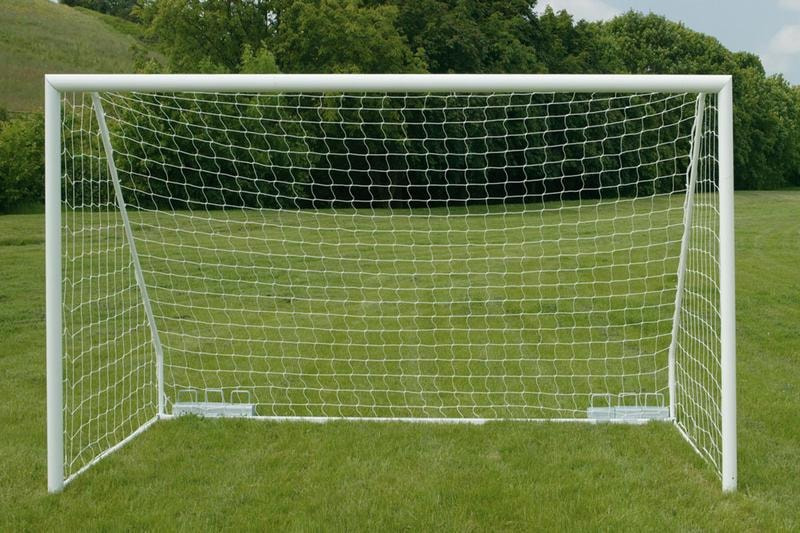
#> input picture Lab/image/1234.jpg, 800 x 533 px
$ jupyter execute lab2.ipynb
#> lines starting #> are read from the running program, lines starting #| are printed output that depends on the picture; after the words box and inside, x2 and y2 are one past the last pixel; in counts of white or black regions, pixels touching at a corner belong together
silde 21, 22

[cell 1]
import cv2
import matplotlib.pyplot as plt
img = cv2.imread('../image/1234.jpg')
#> img is the input picture: shape (533, 800, 3); mean B, G, R 66.6, 117, 101.6
imgrgb = cv2.cvtColor(img, cv2.COLOR_BGR2RGB)
plt.imshow(imgrgb)
plt.title("img_rgb")
plt.show()

[cell 2]
#BaiI
#tang giam do sang va tuong phan
plt.figure()
increase_Brightness = cv2.convertScaleAbs(imgrgb, alpha=1, beta=50)
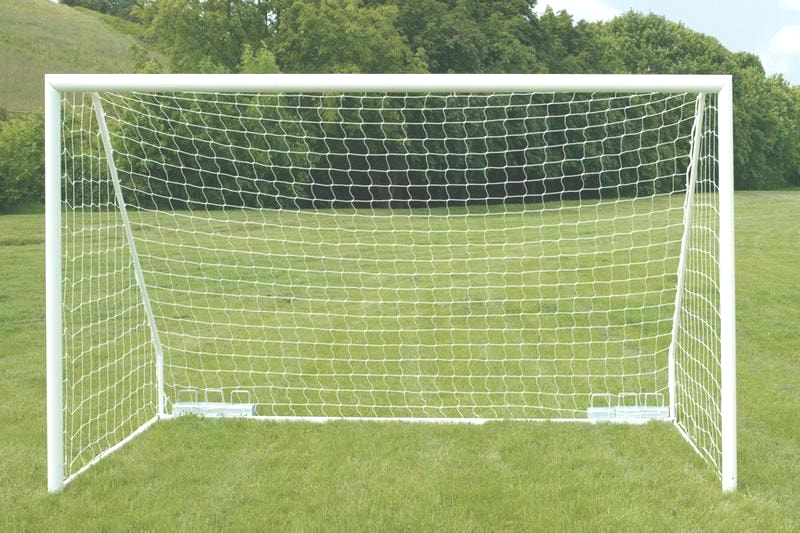
#> increase_Brightness: shape (533, 800, 3); mean R, G, B 151.1, 166.3, 116.1
plt.subplot(2,2,1)
plt.title("increase_Brightness")
plt.imshow(increase_Brightness)
decrease_Brightness = cv2.convertScaleAbs(imgrgb, alpha=1, beta=-50)
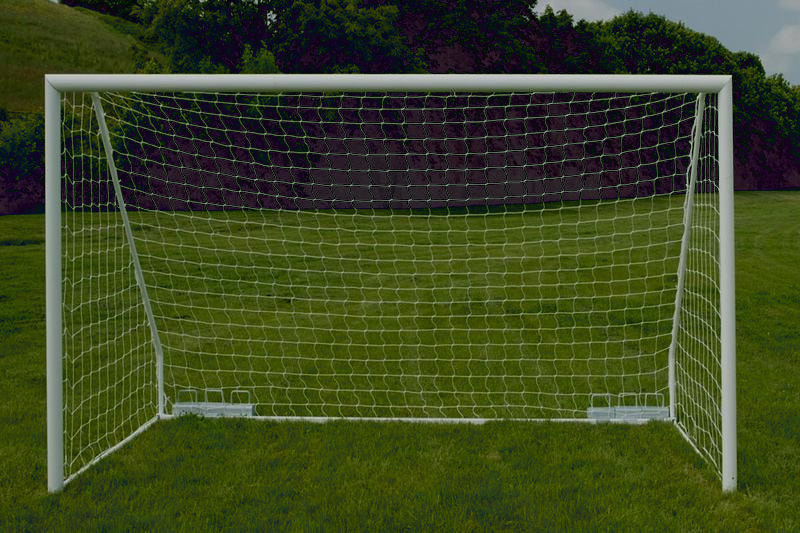
#> decrease_Brightness: shape (533, 800, 3); mean R, G, B 61, 71.3, 33.8
plt.subplot(2,2,2)
plt.title("decrease_Brightness")
plt.imshow(decrease_Brightness)
increase_contrast = cv2.convertScaleAbs(imgrgb, alpha=1.5, beta=0)
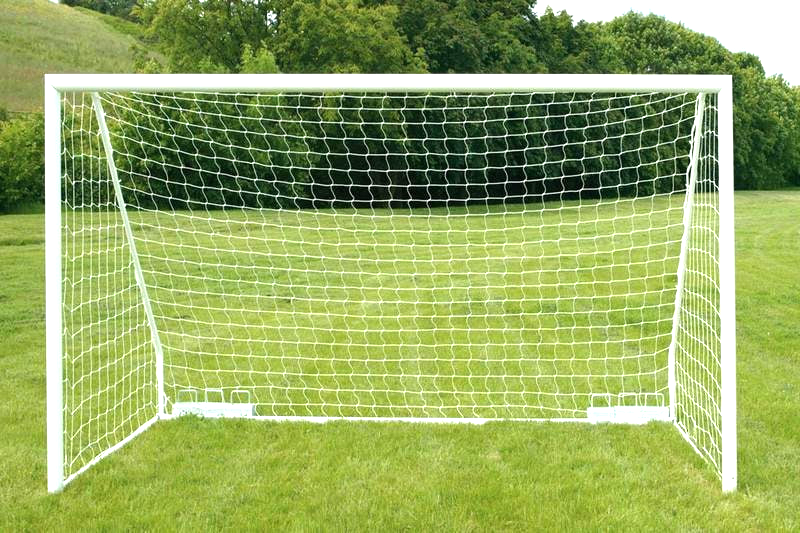
#> increase_contrast: shape (533, 800, 3); mean R, G, B 148.9, 170.3, 95.9
plt.subplot(2,2,3)
plt.imshow(increase_contrast)
plt.title("increase_contrast")
decrease_contrast = cv2.convertScaleAbs(imgrgb, alpha=0.5, beta=0)
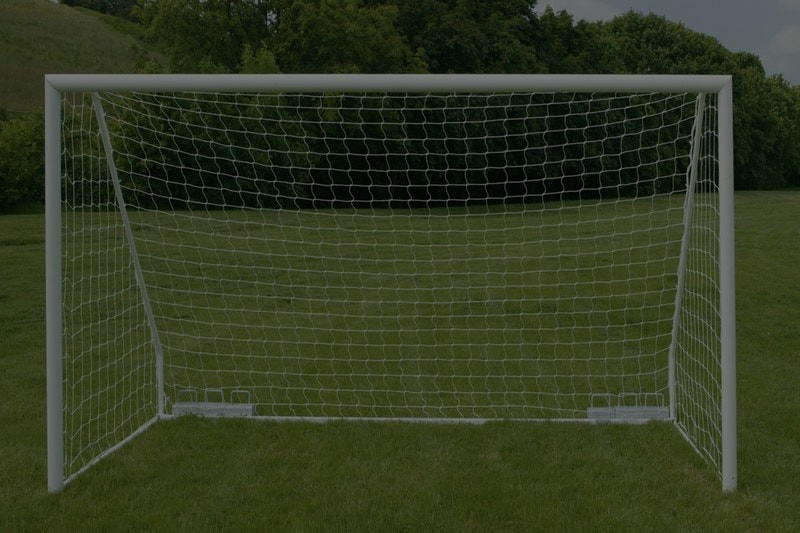
#> decrease_contrast: shape (533, 800, 3); mean R, G, B 50.8, 58.5, 33.3
plt.subplot(2,2,4)
plt.imshow(decrease_contrast)
plt.title("decrease_contrast")
plt.show()

[cell 3]
# bien doi am ban anh
negative_img = 255-imgrgb
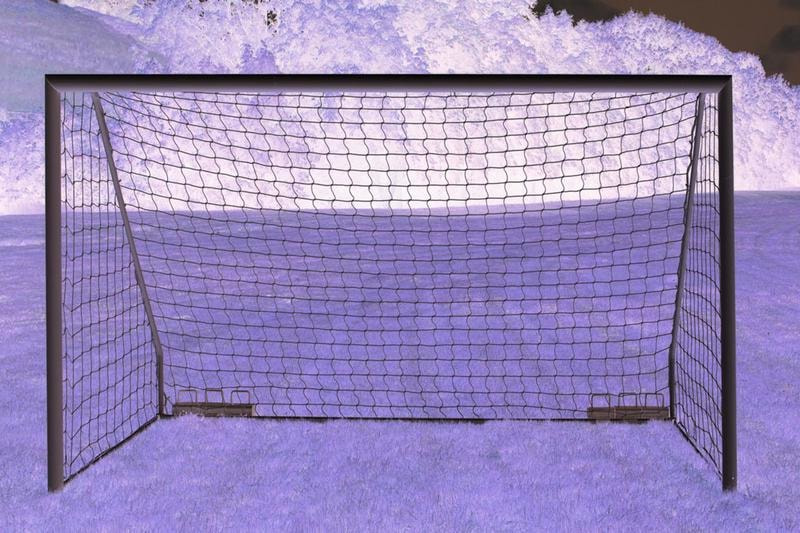
#> negative_img: shape (533, 800, 3); mean R, G, B 153.4, 138, 188.4
plt.imshow(negative_img)
plt.title("negative_img")
plt.show()

[cell 4]
# Cắt ngưỡng
img = cv2.imread('../image/1234.jpg',cv2.IMREAD_GRAYSCALE)
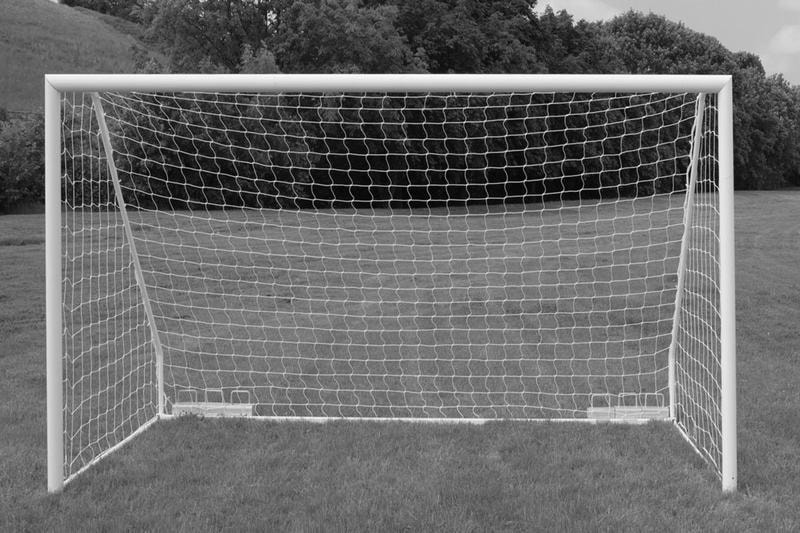
#> img: shape (533, 800); min 0, max 255, mean 106.7
threshold_value = 128
maxValue = 255
imgpn, thresholded_img = cv2.threshold(img, threshold_value, maxValue, cv2.THRESH_BINARY)
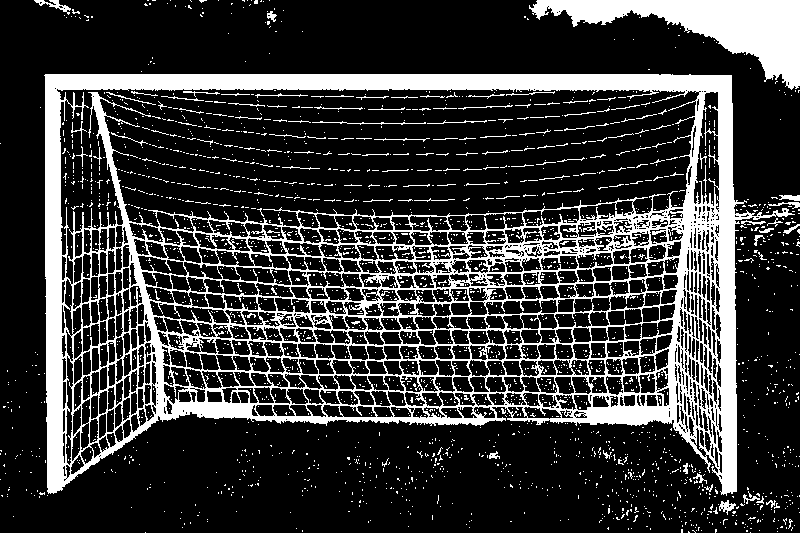
#> thresholded_img: shape (533, 800); 22% white; 2700 white regions (2607 under 20 px), largest, box (x1, y1, x2, y2) and area: (44, 74, 795, 496) 73106, (529, 0, 800, 90) 9309, (34, 0, 71, 15) 166
#> imgpn = 128
plt.figure(figsize=(10,5))
plt.subplot(1,2,1)
plt.imshow(img, cmap='gray')
plt.title("img")
plt.subplot(1,2,2)
plt.imshow(thresholded_img, cmap='gray')
plt.title("img_thresholded")
plt.show()

$ run again, with Lab/image/details-img.jpg copied over Lab/image/1234.jpg
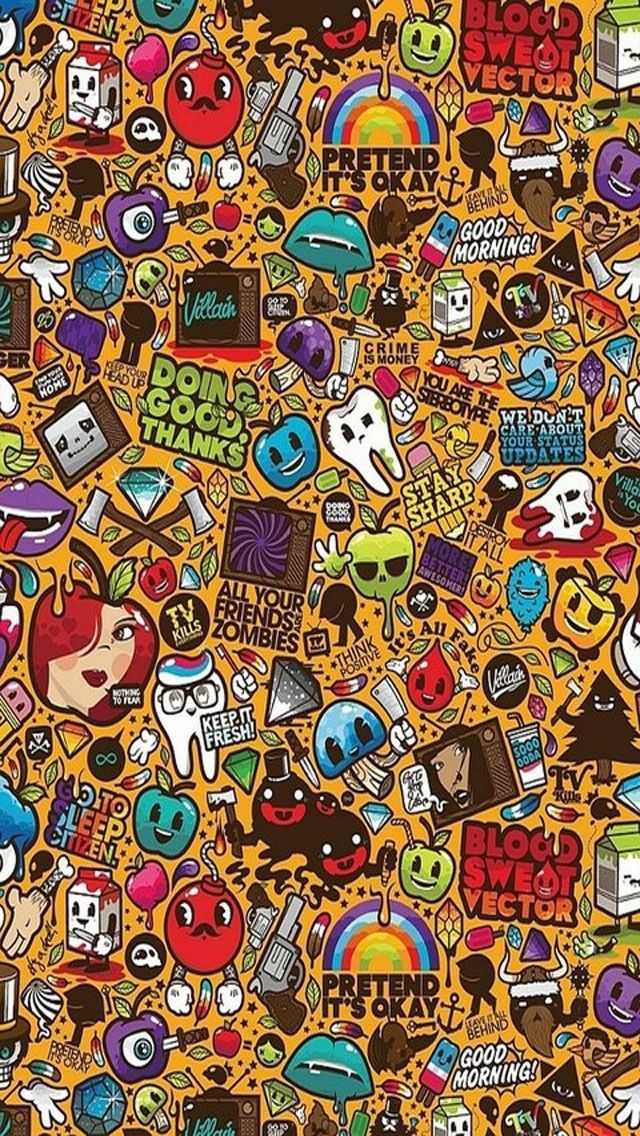
#> input picture Lab/image/details-img.jpg, 640 x 1136 px
#> img is the input picture: shape (1136, 640, 3); mean B, G, R 74.8, 106.7, 141.5
#> `img = cv2.imread('../image/1234.jpg',cv2.IMREAD_GRAYSCALE)`:
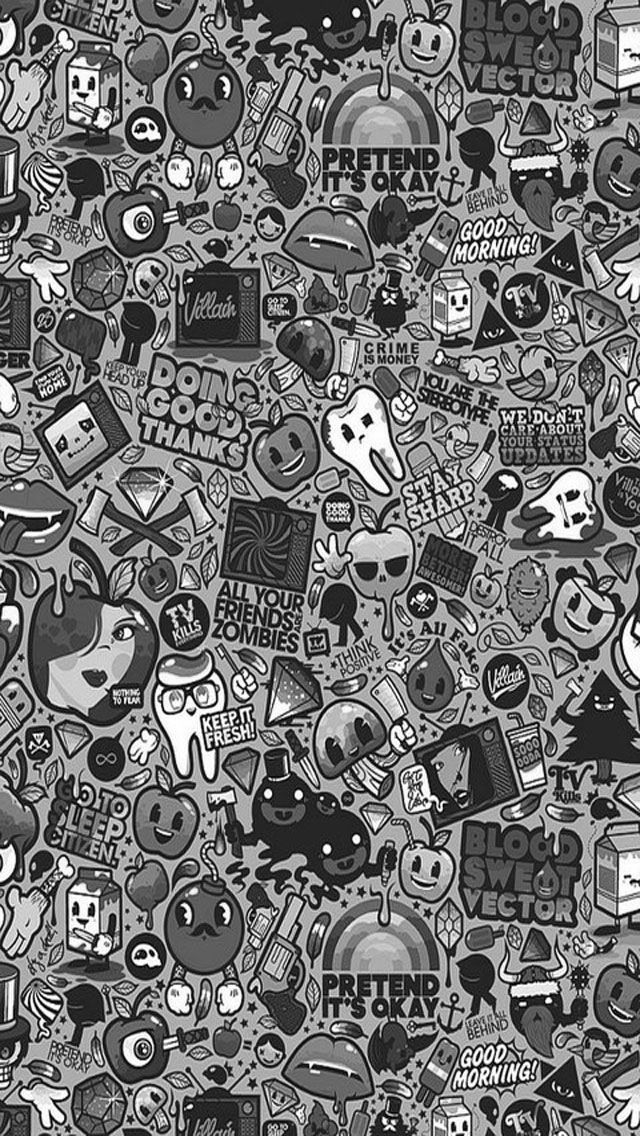
#> img: shape (1136, 640); min 0, max 255, mean 113.4
#> `imgpn, thresholded_img = cv2.threshold(img, threshold_value, maxValue,..`:
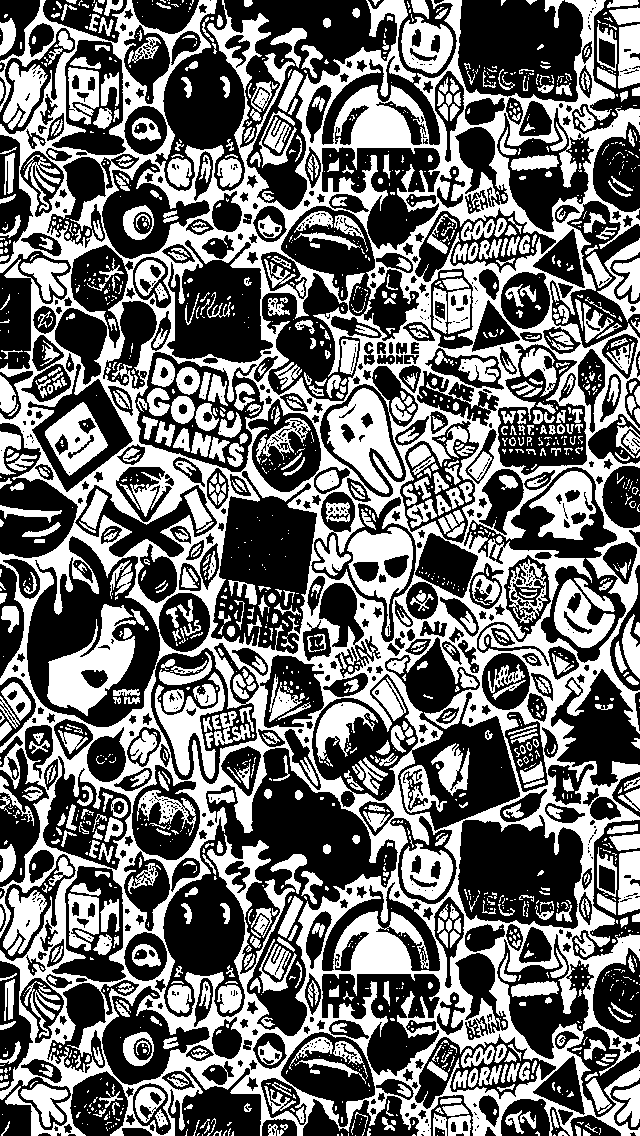
#> thresholded_img: shape (1136, 640); 43.5% white; 1885 white regions (1109 under 20 px), largest, box (x1, y1, x2, y2) and area: (0, 0, 640, 1136) 178579, (47, 604, 136, 716) 4547, (327, 388, 403, 494) 3870
#> imgpn = 128
